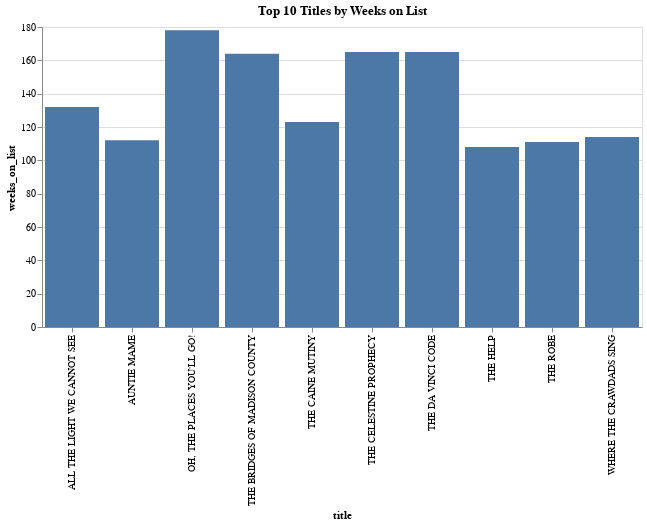

Here is the notebook cell this chart was saved with:
### Markdown cell above
## Analyze Top Performing Titles by Weeks on List

### Code cell
# Get the top 10 longest-running titles
top_titles = nyt_df[['title', 'weeks_on_list']].drop_duplicates().nlargest(10, 'weeks_on_list')

# Plot with Altair
alt.Chart(top_titles).mark_bar().encode(
    x='title:N',
    y='weeks_on_list:Q',
    tooltip=['title', 'weeks_on_list']
).properties(
    title="Top 10 Titles by Weeks on List",
    width=600
)

### Figure 1 — Vega-Lite specification as saved in the notebook (floating-point values rounded to 4 significant figures)
{"config": {"view": {"continuousWidth": 300, "continuousHeight": 300}}, "data": {"name": "data-6fe1283a275b179879ffe01cfc5e8f84"}, "mark": {"type": "bar"}, "encoding": {"tooltip": [{"field": "title", "type": "nominal"}, {"field": "weeks_on_list", "type": "quantitative"}], "x": {"field": "title", "type": "nominal"}, "y": {"field": "weeks_on_list", "type": "quantitative"}}, "title": "Top 10 Titles by Weeks on List", "width": 600, "$schema": "https://vega.github.io/schema/vega-lite/v5.20.1.json", "datasets": {"data-6fe1283a275b179879ffe01cfc5e8f84": [{"title": "OH, THE PLACES YOU'LL GO!", "weeks_on_list": 178}, {"title": "THE CELESTINE PROPHECY", "weeks_on_list": 165}, {"title": "THE DA VINCI CODE", "weeks_on_list": 165}, {"title": "THE BRIDGES OF MADISON COUNTY", "weeks_on_list": 164}, {"title": "ALL THE LIGHT WE CANNOT SEE", "weeks_on_list": 132}, {"title": "THE CAINE MUTINY", "weeks_on_list": 123}, {"title": "WHERE THE CRAWDADS SING", "weeks_on_list": 114}, {"title": "AUNTIE MAME", "weeks_on_list": 112}, {"title": "THE ROBE", "weeks_on_list": 111}, {"title": "THE HELP", "weeks_on_list": 108}]}}
